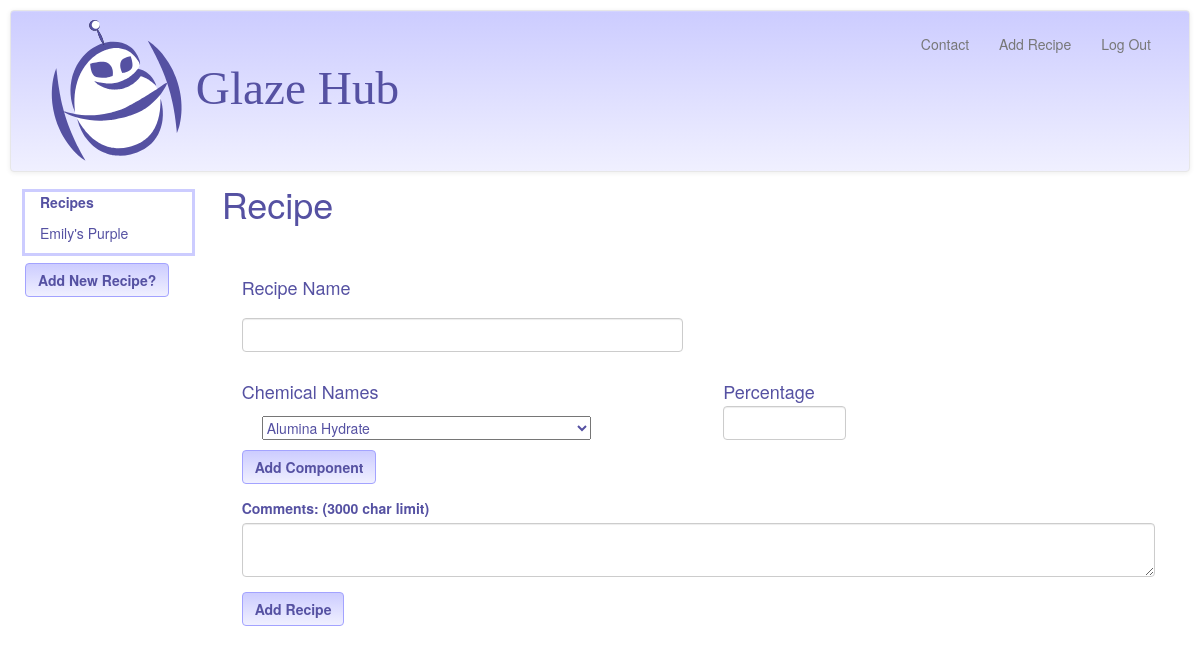
Page /addRecipe/1 (signed in) on the earlier database version.
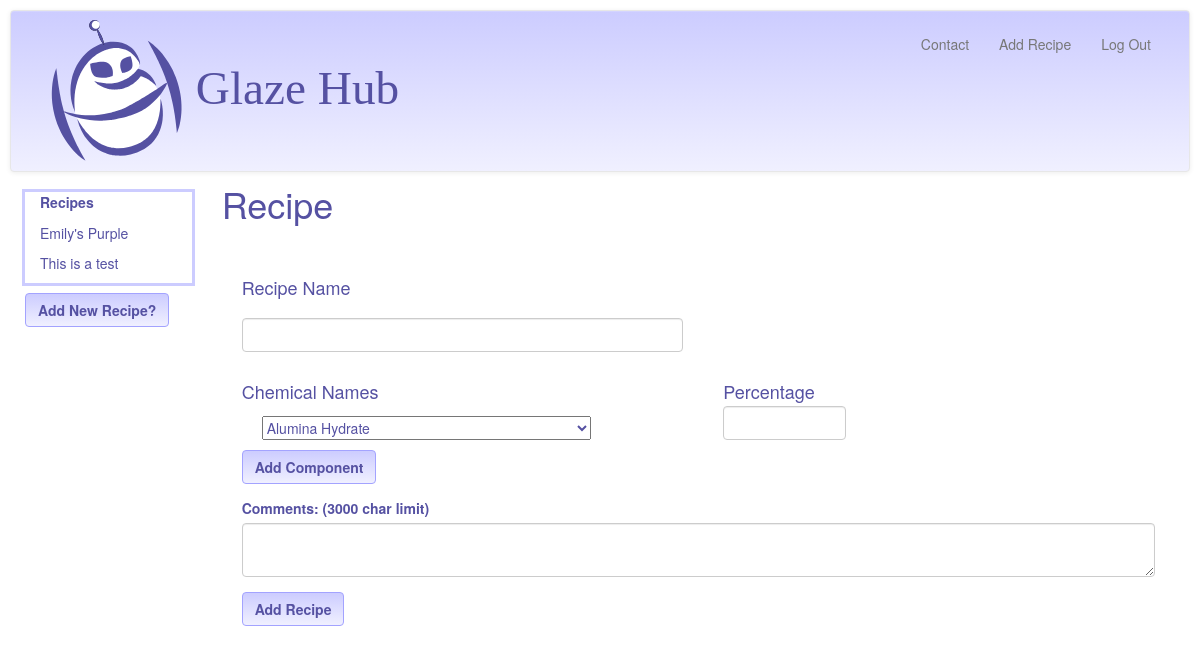
Same page on the later database version.
### model.py (models this page shows, shortened)
class Recipe(Base):
	__tablename__ = "recipes"
	id = Column(Integer, primary_key = True)
	recipe_name = Column(String (120))
	user_id = Column(Integer, ForeignKey('users.id'))
	user_notes = Column(String (3000), nullable = True)
	user = relationship("User", backref = backref("recipes", order_by=id))
	@classmethod
	def getRecipeNamesByUserID(cls, user_id):
		return session.query(Recipe).filter_by(user_id = user_id).all()

### glazehub.py (the view)
@app.route("/addRecipe/<int:userViewID>", methods=['GET'])
def showRecipeAddForm(userViewID):
	userLoginID = session["user_id"]
	recipe_name = ""
	if userLoginID != int(userViewID):
		flash ("Invalid User ID. Here are your recipes. 2")
		userViewID = userLoginID
		recipes = model.Recipe.getRecipeNamesByUserID(userLoginID)
		return render_template("user_recipes.html", user_id = userViewID, display_recipes = recipes)
	else:
		display_recipes = showUserRecipeList(userViewID)
		chems = model.session.query(model.Chem).all()
		chemNames = [chem.chem_name for chem in chems]
	return render_template("add_recipe.html", chem_names = chemNames, user_id = userViewID,
			display_recipes= display_recipes, recipe_name = recipe_name)

### glazehub.py (called while the page is built)
def showUserRecipeList(userViewID):
	userLoginID = session["user_id"]
	if userLoginID != int(userViewID):
		flash ("Invalid User ID. Here are your recipes. 3")
		userViewID = userLoginID
		recipes = model.Recipe.getRecipeNamesByUserID(userLoginID)
		return recipes
	else:
		recipes = model.Recipe.getRecipeNamesByUserID(userViewID)
		return recipes

### templates/add_recipe.html (shortened to what this page needs)
{% extends 'base2.html' %}
{% block body %}
<div class = "col-sm-2">
	<div class = "col-sm-12" id = "recipe_list" style="outline: 3px solid #ccccff; margin-bottom:10px" >
    	<label class = "control-label" for="userRecipes">
			Recipes
		</label>
		{% for recipe in display_recipes %}
		<ul style = "margin-top: 6px" id="recipe_names">
			<a id = "recipe_links" href = "/recipecomps/{{ recipe.user_id }} /{{recipe.recipe_name }}">
				<li>{{ recipe.recipe_name }}</li></a>
		</ul>
		{% endfor %}
	</div>
	<div class = "row" id = "add_recipe_button">
		<div class = "col-sm-2">
			<a href = "/addRecipe/{{user_id}}">
			<button class ="btn btn-GH" type = "submit" id = "add_recipe">
					<strong>Add New Recipe?</strong></button>
			</a>
		</div>
	</div>
</div>
<div class = "col-sm-10" id = "recipe_section" style="margin-top:-2em">
	<h1>Recipe</h1>
	<div id = "compTemplate">
		<div class = "col-sm-6" style = "margin:5px">
		    <select name="chem">
				{% for chem in chem_names %}
					<option value="{{ chem }}">{{ chem }}</option>
				{% endfor %}
			</select>
		</div>
		<div class = "col-sm-2" style = "margin-top:-10px">
			<input class = "form-control" type = "text" id = "percentage"
					name="percentage"/>
		</div>
	</div>
	<form method=post>
		<div class = "row">
			<div class = "form-group" id = "recipename">
				<div class = "col-sm-6">
					<label class = "control-label" for="recipename" id ="recipename">
						<h4>Recipe Name</h4>
					</label>
					<input class = "form-control" type = "text" id = "recipename"
						name="recipename" />
				</div>
			</div>
		</div>
		<div id = "chemicals">
		<div class = "row">
			<div class = "col-sm-6">
				<h4>Chemical Names</h4>
			</div>
			<div class = "col-sm-2" style="margin-left:10px">
				<h4>Percentage</h4>
			</div>
		</div>
			<div id = "chems_percents_tbl">
			<div class = "col-sm-8" style = "margin-left:10px">
				<div class ="row">
					<button id = "add_component" class ="btn btn-GH" style="margin-top:5px; margin-left:-10px" ><strong>Add Component</strong>
					</button>
				</div>
			</div>
			<div class = "row" id = "addNotes">
			<label class = "col-sm-8 control-label" for="userCommentslbl" id ="userCommentslbl" style = "margin-top:1em">
				Comments: (3000 char limit)
			</label>
			</div>
			<div class = "row">
				<div class = "col-sm-12" id = "userComments">
					<textarea class = "form-control" name = "usercomments" type = "text" maxlength = "3000", id = "usercomments" style = " margin-bottom:10px"></textarea>
				</div>
			</div>
				<div class = "col-sm-8">
					<div class = "row">
							<button class ="btn btn-GH" style="margin-top:5px; " type = "submit" id = "add_recipe" value="Add Recipe">
							<strong>Add Recipe</strong>
							</button>
					</div>
				</div>
		</div>
	</form>
</div>
{% endblock %}

### templates/base2.html (shortened to what this page needs)
<html>
    <head>
        <link rel="stylesheet" href="/static/css/bootstrap.css" />
        <link rel="stylesheet" href="/static/css/style.css" />
    </head>
    <body>
        <div class="navbar navbar-default">
            <div class="container-fluid">
                <div class="navbar-header">
                    <img class = "header_logo" src="/static/img/ghlogo1114.svg"><a class="navbar-brand" href="/"></a>
                </div>
                <div class="navbar-collapse collapse">
                    <ul class="nav navbar-nav navbar-right">
                        <li ><a href="mailto:marlenehirose@gmail.com">Contact</a></li>
                        {% if session["user_id"] %}
                            <li><a href = "/addRecipe/{{user_id}}">Add Recipe</a><li>
                            <li ><a href="/logout"> {{"Log Out"}} </a></li>
                        {% else %}
                             <li ><a href="/calculateRecipe">Calculator</a></li>
                            <li ><a href="/login">{{"Log In"}}</a></li>
                        {% endif %}
                    </ul>
                </div>
            </div>
        </div>
        {% block body %}{% endblock %}
    </body>
</html>

### static/css/style.css (style rules this page uses)
a:link { color:#5551a2; }
.header_logo { width: 350px; }
body { margin:10px; font-family: "Helvetica Neue", Helvetica, "Segoe UI", Arial, freesans, sans-serif; color:#5551a2; }
div#recipename { margin:20px; }
div#chemicals { margin:20px; }
#compTemplate { visibility: hidden; }
div#recipe_list { overflow: scroll; }
a#recipe_links { text-decoration: none; }
ul#recipe_names { list-style-type: none; padding:0 0px; }
input { height:3em; margin-top: 5px; }
.navbar-default { background-image: -webkit-linear-gradient(top, #ccccff 0%, #f0f0ff 100%); background-image: -o-linear-gradient(top, #ccccff 0%, #f0f0ff 100%); background-image: -webkit-gradient(linear, left top, left bottom, from(#ccccff), to(#f0f0ff)); background-image: linear-gradient(to bottom, #ccccff 0%, #f0f0ff 100%); filter: progid:DXImageTransform.Microsoft.gradient(startColorstr='#ccccffccccffff', endColorstr='#ccccff0f0ff', GradientType=0); filter: progid:DXImageTransform.Microsoft.gradient(enabled = false); background-repeat: repeat-x; border-radius: 4px; padding:8px; -webkit-box-shadow: inset 0 1px 0 rgba(255, 255, 255, .15), 0 1px 5px rgba(0, 0, 0, .075); box-shadow: inset 0 1px 0 rgba(255, 255, 255, .15), 0 1px 5px rgba(0, 0, 0, .075); }
.btn-GH { background-image: -webkit-linear-gradient(top, #ccccff 0%, #f0f0ff 100%); background-image: -o-linear-gradient(top, #ccccff 0%, #f0f0ff 100%); background-image: -webkit-gradient(linear, left top, left bottom, from(#ccccff), to(#f0f0ff)); background-image: linear-gradient(to bottom, #ccccff 0%, #f0f0ff 100%); filter: progid:DXImageTransform.Microsoft.gradient(startColorstr='#ffccccff', endColorstr='#fff0f0ff', GradientType=0); filter: progid:DXImageTransform.Microsoft.gradient(enabled = false); background-repeat: repeat-x; border-color: #a3a3ff; color:#5551a2; }

Differences in the rows shown:
added Recipe: recipe_name "This is a test"
